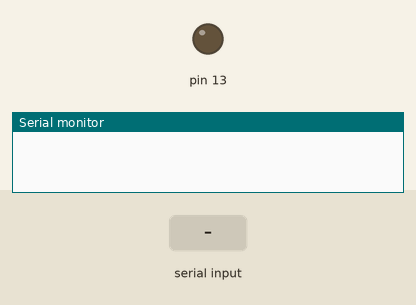
This sketch was run on a simulated Arduino Uno, built with avr-gcc and run on an emulated ATmega328P. Shown: output pins drawn as LEDs (lit = HIGH), the last lines printed to the serial monitor. The inputs (shaded band) are chosen by the test bench.

Above: at 1.2 s.
1.3 s: "dot" received over the second serial link
At 1.8 s:
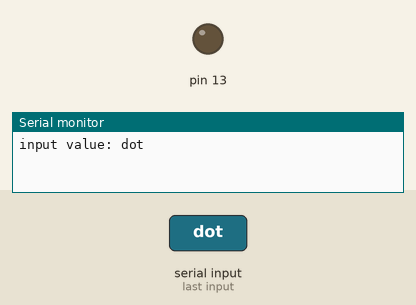
2.9 s: "dash" received over the second serial link
At 3.07 s:
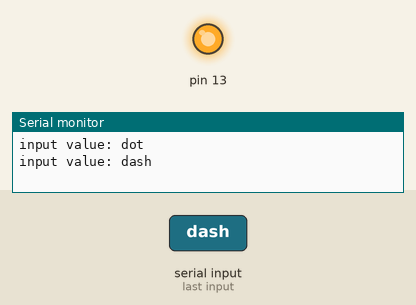
Timing chart, 0 to 5.9 s (numbered marks = the images above; inputs shaded):
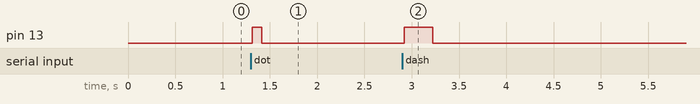

The sketch:

dot.ino
```cpp
#include <SoftwareSerial.h>
int blueTx=2;
int blueRx=3;
SoftwareSerial mySerial(blueTx, blueRx);
String myString="";

void setup() {
  Serial.begin(9600);
  mySerial.begin(9600);
  pinMode(13, OUTPUT);
}

void loop() {
  while(mySerial.available()) {
    char myChar = (char)mySerial.read();  //mySerial int형식의 값을 char형식으로 변환
    myString+=myChar;   //수신되는 문자열을 myString에 모두 붙임 (1바이트씩 전송되는 것을 모두 붙임)
    delay(5);           //수신 문자열 끊김 방지
    }
  if(!myString.equals("")) {
    Serial.println("input value: "+myString); //시리얼모니터에 myString값 출력
    if(myString=="dot") {
      digitalWrite(13, HIGH);
      delay(100);
      digitalWrite(13, LOW);
    }
    if(myString=="dash") {
      digitalWrite(13, HIGH);
      delay(300);
      digitalWrite(13, LOW);
    }
  myString="";
  }
}
```

Measured:
- after the input at 1.3 s, pin 13: LOW → HIGH at once, → LOW 0.10 s later
- after the input at 2.9 s, pin 13: LOW → HIGH at once, → LOW 0.30 s later
